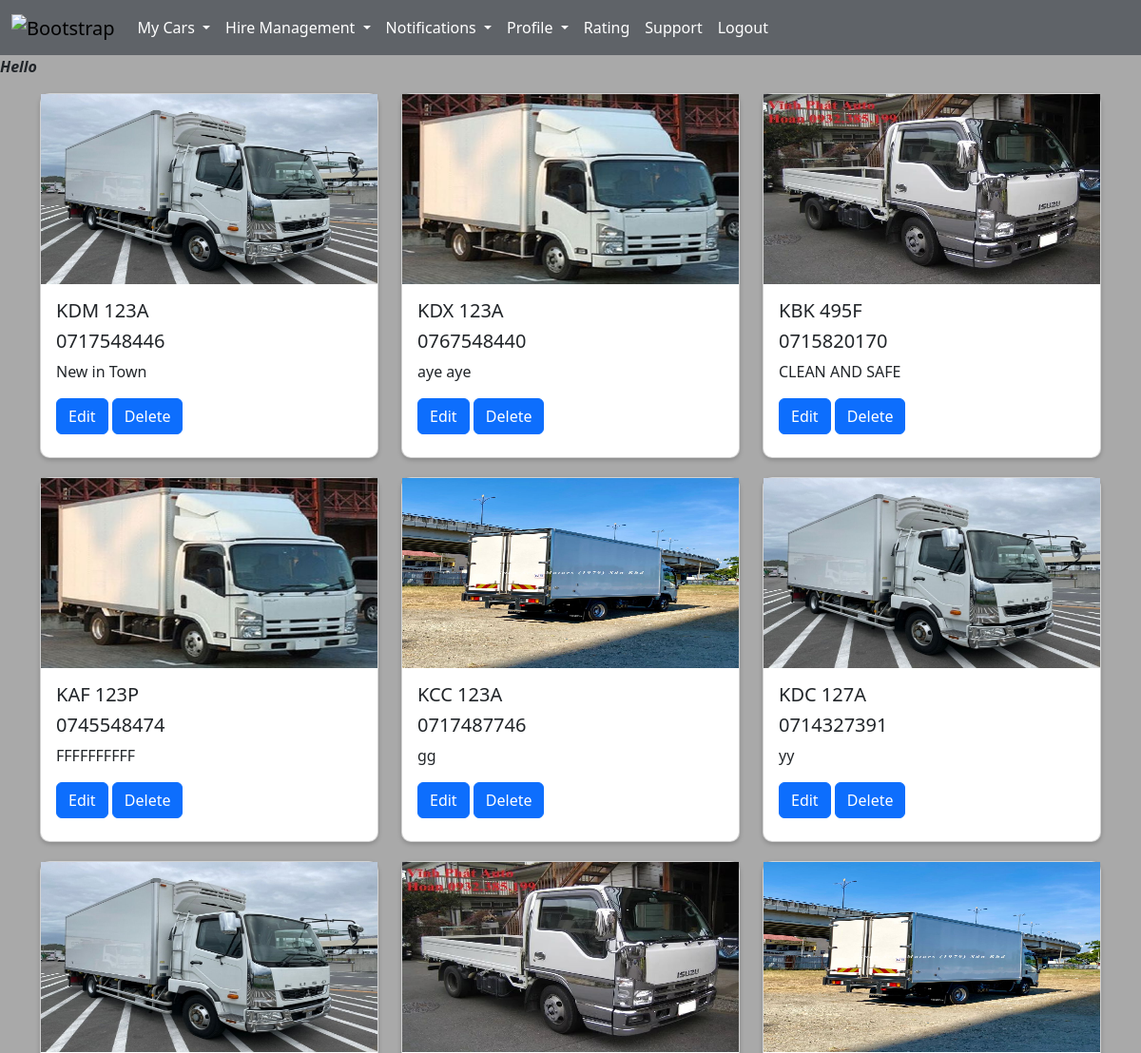
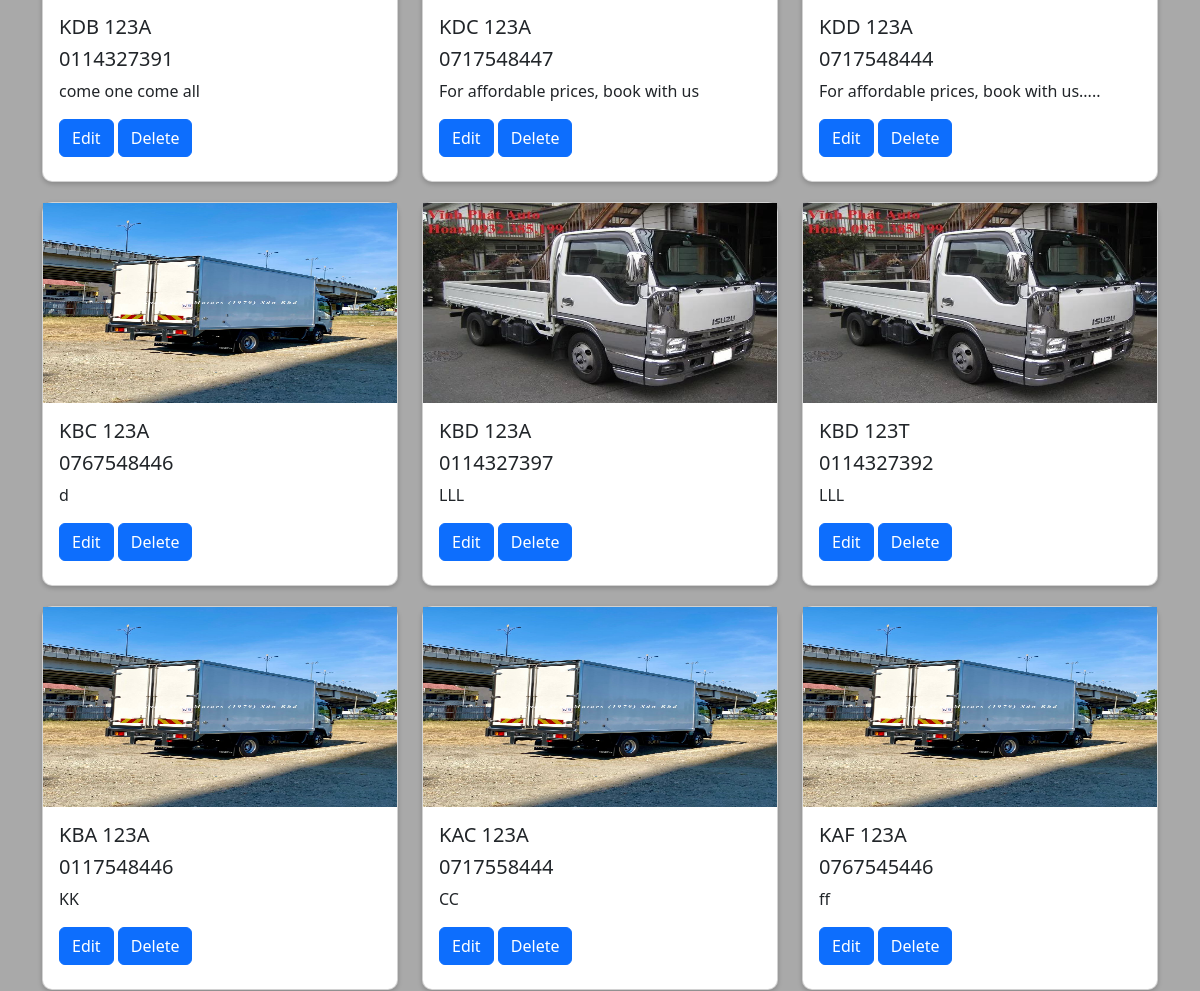
The page /owner/ (upper part) on the database as committed earlier (2 pictures, top to bottom).
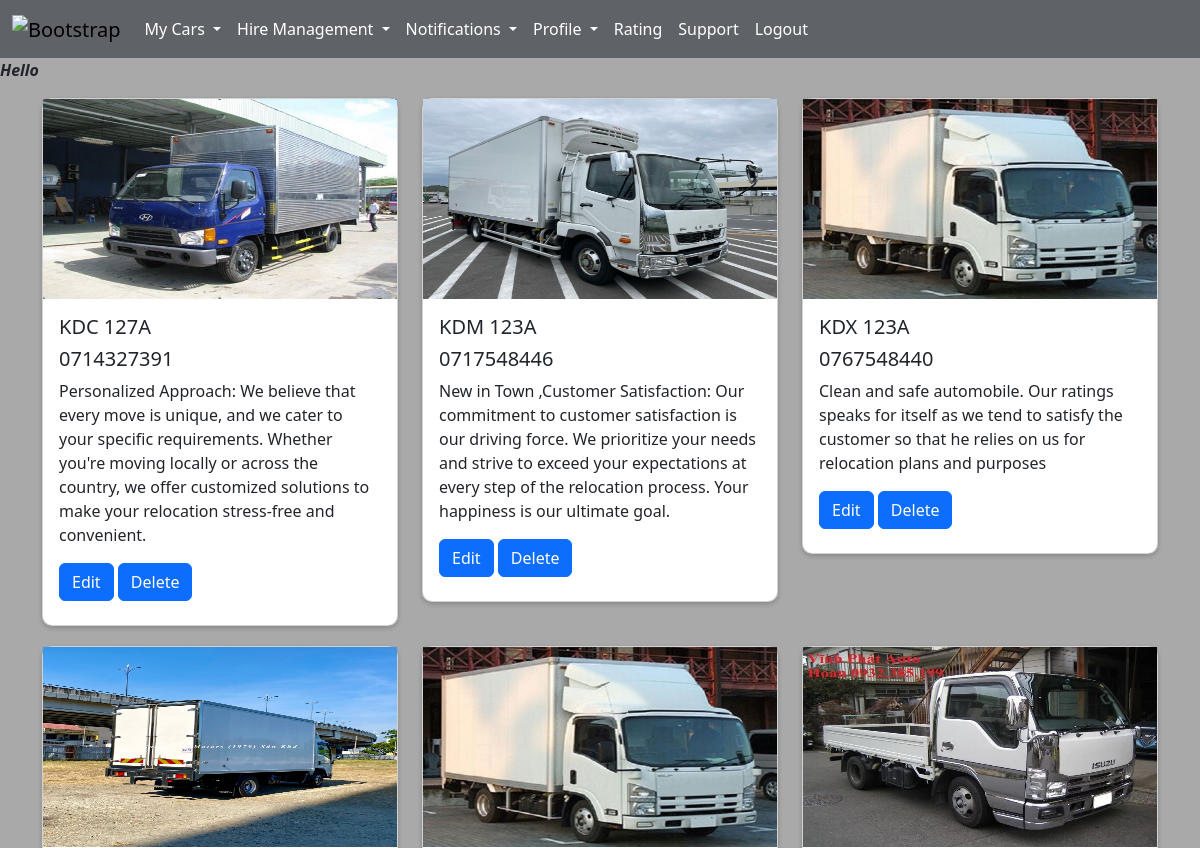
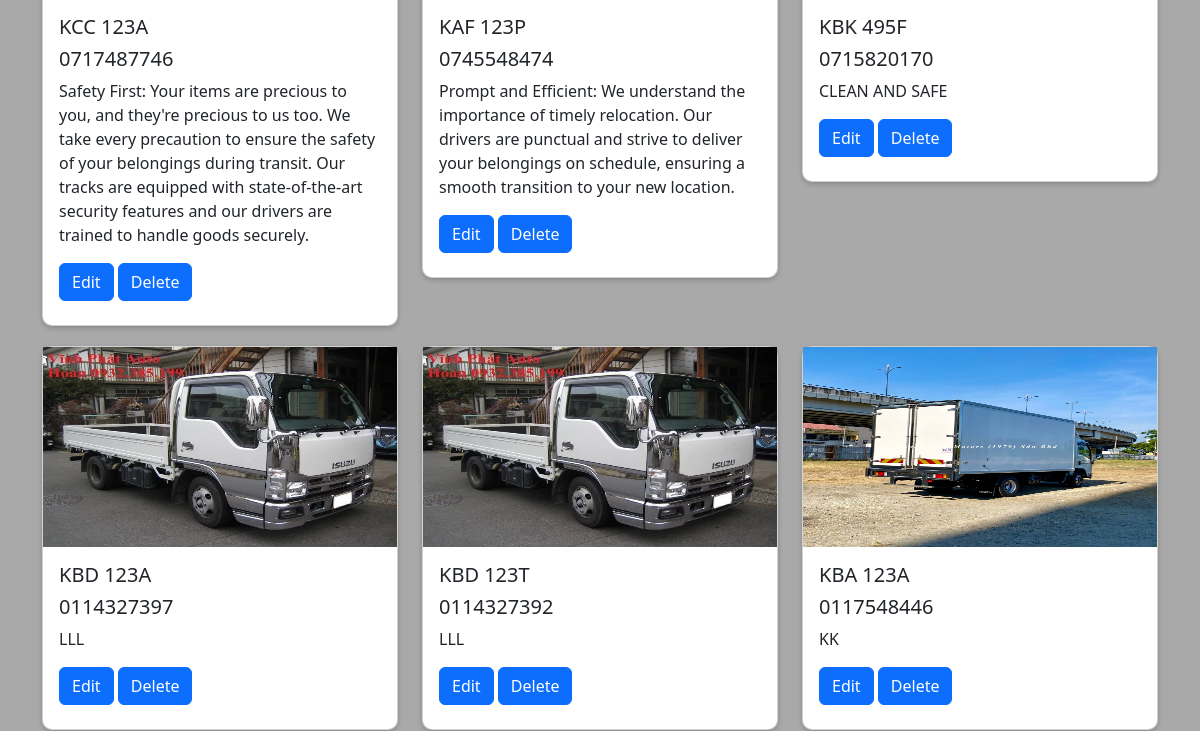
The same page on the database as committed later (2 pictures, top to bottom).
### Owner/models.py (models this page shows, shortened)
class Car(models.Model):
    owner = models.ForeignKey(User, null=True, on_delete=models.CASCADE)
    reg_no = models.CharField(max_length=20, unique=True, validators=[
        RegexValidator('^(K)([ABCDEFGHJKLMNPQRSTUVWXYZ]){2}( ){1}(\d){3}([ABCDEFGHJKLMNPQRSTUVWXYZ])$',
                       message="Invalid Number Plate")])
    image = models.ImageField(upload_to='car_images/')
    description = models.TextField(null=True, blank=True)
    phone_no = models.CharField(max_length=20, unique=True,
                                validators=[RegexValidator('^(0)([127])(\d){8}$', message='Invalid phone numbers')])
    updated = models.DateTimeField(auto_now = True , null=True)
    created = models.DateTimeField(auto_now_add=True, null= True)
    class Meta:
       ordering = ['-updated', '-created']  # Order by updated field in descending order and then by created field in descending order

### accounts/views.py (the view)
# urls.py: path('owner/',views.ownerPage,name="owner_dashboard"),
def ownerPage(request):
     cars = Car.objects.all()
     notification_count = Hire.objects.filter(car__in=cars, is_approved=False, is_rejected=False).count()
     context = {'cars':cars,'notification_count': notification_count}
     return render(request, 'accounts/owner_dashboard.html' , context)

### accounts/templates/accounts/owner_dashboard.html (shortened to what this page needs)
<!DOCTYPE html>
<html lang="en">
<head>
    <link href="https://cdn.jsdelivr.net/npm/bootstrap@5.3.0-alpha3/dist/css/bootstrap.min.css" rel="stylesheet">
</head>
<body>
    <nav class="navbar navbar-expand-lg">
        <div class="container-fluid">
            <a class="navbar-brand" href="{% url 'home'%}">
                <img src="https://img.freepik.com/free-vector/golden-bird-logo-design_1195-336.jpg" alt="Bootstrap">
            </a>
            <div class="collapse navbar-collapse" id="navbarSupportedContent">
                <ul class="navbar-nav me-auto mb-2 mb-lg-0">
                    <li class="nav-item dropdown">
                        <a class="nav-link dropdown-toggle" href="#" role="button" data-bs-toggle="dropdown" aria-expanded="false">
                            My Cars
                        </a>
                    </li>
                    <li class="nav-item dropdown">
                        <a class="nav-link dropdown-toggle" href="#" role="button" data-bs-toggle="dropdown" aria-expanded="false">
                            Hire Management
                        </a>
                    </li>
                    <li class="nav-item dropdown">
                        <a class="nav-link dropdown-toggle" href="#" role="button" data-bs-toggle="dropdown" aria-expanded="false">
                            Notifications
                        </a>
                    </li>
                    <li class="nav-item dropdown">
                        <a class="nav-link dropdown-toggle" href="#" role="button" data-bs-toggle="dropdown" aria-expanded="false">
                            Profile
                        </a>
                    </li>
                    <li class="nav-item">
                        <a class="nav-link" href="{%url 'owner-rating' %}">Rating</a>
                    </li>
                    <li class="nav-item">
                        <a class="nav-link" href="{%url 'contact' %}">Support</a>
                    </li>
                    <li class="nav-item">
                        <a class="nav-link" href="{%url 'logout'%}">Logout</a>
                    </li>
                </ul>
            </div>
        </div>
    </nav>
    <div style="background-color: darkgray;">
        <p class="animated-greeting"><i><b>Hello {{ user.username }}</b></i></p>
        <div class="container">
            <div class="row">
                {% for car in cars %}
                    <div class="col-md-4">
                        <div class="card">
                            <img class="image-thumbnail" src="{{ car.image.url }}" alt="Card image cap">
                            <div class="card-body">
                                <h5 class="card-title">{{ car.reg_no }}</h5>
                                <h5 class="card-title">{{ car.phone_no }}</h5>
                                <p class="card-text">{{ car.description }}</p>
                                <a href="{% url 'update_car' car.id %}" class="btn btn-primary mb-2">Edit</a>
                                <a href="{% url 'delete_car' car.id %}" class="btn btn-primary mb-2">Delete</a>
                            </div>
                        </div>
                    </div>
                {% empty %}
                    <h3>No photos...</h3>
                {% endfor %}
            </div>
        </div>
    </div>
  </body>
  </html>

Rows that differ between the two databases and show on the page:
removed Car: image (picture), reg_no "KDB 123A", phone_no "0114327391", description "come one come all"
removed Car: image (picture), reg_no "KDC 123A", phone_no "0717548447", description "For affordable prices, book with us"
removed Car: image (picture), reg_no "KDD 123A", phone_no "0717548444", description "For affordable prices, book with us....."
removed Car: image (picture), reg_no "KBC 123A", phone_no "0767548446", description "d"
no longer on this page (row unchanged): Car: image (picture), reg_no "KAC 123A", phone_no "0717558444", description "CC"
no longer on this page (row unchanged): Car: image (picture), reg_no "KAF 123A", phone_no "0767545446", description "ff"
changed Car "KDC 127A": image: a different picture; description "yy" → "Personalized Approach: We believe that every move is unique, and we cater to your specific requirements. Whether you're moving locally or across the country, we offer customized solutions to make your relocation stress-free and convenient."; moves up the list
changed Car "KDM 123A": description "New in Town" → "New in Town ,Customer Satisfaction: Our commitment to customer satisfaction is our driving force. We prioritize your needs and strive to exceed your expectations at every step of the relocation process. Your happiness is our ultimate goal."
changed Car "KDX 123A": description "aye aye" → "Clean and safe automobile. Our ratings speaks for itself as we tend to satisfy the customer so that he relies on us for relocation plans and purposes"
changed Car "KCC 123A": description "gg" → "Safety First: Your items are precious to you, and they're precious to us too. We take every precaution to ensure the safety of your belongings during transit. Our tracks are equipped with state-of-the-art security features and our drivers are trained to handle goods securely."; moves up the list
changed Car "KAF 123P": description "FFFFFFFFFF" → "Prompt and Efficient: We understand the importance of timely relocation. Our drivers are punctual and strive to deliver your belongings on schedule, ensuring a smooth transition to your new location."; moves down the list
